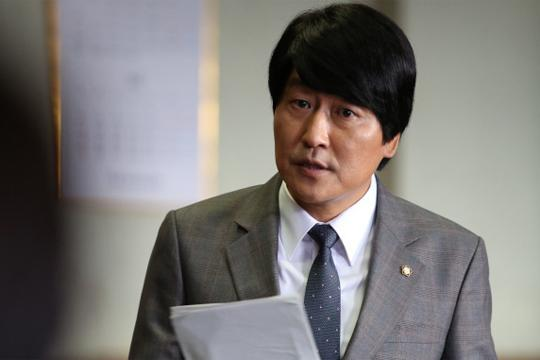
#> input picture 4_Python-II/workspace/chap04_Numpy/images/test1.jpg, 540 x 360 px, found by its file name
$ python step06_image_resize.py
#> lines starting #> are read from the running program, lines starting #| are printed output that depends on the picture
# -*- coding: utf-8 -*-
"""
reshape vs resize
  - reshape : 모양 변경
  - resize : 크기 변경
    ex) images -> 120x150 규격화 -> model

image 규격화 : 실습
"""

from glob import glob # file 검색 패턴 사용
#(문자열 경로, *.jpg 이런 패턴을 활용하여 특정 파일 선정 가능)
from PIL import Image # image file read
#PIL(python image library)은 아나콘다에서 제공하는 패키지라 설치 안해도 된다.
import numpy as np
import matplotlib.pyplot as plt # 이미지 시각화

# 1개 image file open

#Spyder경로를 C:\ITWILL\4_Python-II\workspace로 해놓은 상태에서
path = "./chap04_Numpy"
file = path + '/images/test1.jpg'

img = Image.open(file) #image file read
#> img is the input picture: PIL image 540x360 RGB; mean R, G, B 123.9, 120.6, 118.6
type(img) #PIL.JpegImagePlugin.JpegImageFile
np.shape(img) #(360, 540, 3) -> (120, 150, 3)
plt.imshow(img)

img_re = img.resize(  (150, 120)  ) # w,h 세로사이즈랑 가로 사이즈 순서를 변경해줘야한다.
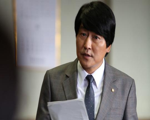
#> img_re: PIL image 150x120 RGB; mean R, G, B 123.9, 120.6, 118.6
np.shape(img_re) #(120, 150, 3)
plt.imshow(img_re) # 해상도가 떨어진 것을 볼 수 있다.

#PIL -> numpy
type(img_re) #PIL.Image.Image
img_arr = np.asarray(img)
img_arr.shape #(360, 540, 3)
type(img_arr) #numpy.ndarray

# 여러 장의 image resize 함수
def imageResize() :
    img_h = 120 # 세로 픽셀
    img_w = 150 # 가로 픽셀

    image_resize = [] # 규격화된 image 저장

    # glob: file 패턴
    for file in glob(path + '/images/' + '*.jpg'):
        # test1.jpg -> test2.jpg, ...
        img = Image.open(file) # image file read
        print(np.shape(img)) # image shape
#| (360, 540, 3)

        # PIL -> resize
        img = img.resize( (img_w, img_h) ) # w, h
        # PIL -> numpy
        img_data = np.asarray(img)

        # resize image save
        image_resize.append(img_data)
        print(file, ':', img_data.shape) # image shape
#| 4_Python-II/workspace/chap04_Numpy/images/test1.jpg : (120, 150, 3)
#> pass 2 of the loop in imageResize, `for file in glob(path + '/images/' + '*.jpg'):`:
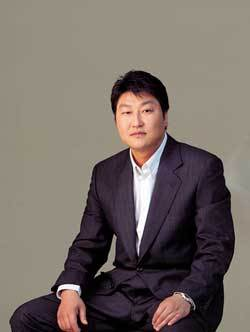
#> input picture 4_Python-II/workspace/chap04_Numpy/images/test2.jpg, 250 x 332 px
#> in imageResize, img is the input picture: PIL image 250x332 RGB; mean R, G, B 117.4, 107.3, 101.5
#| (332, 250, 3)
#> in imageResize, `img = img.resize( (img_w, img_h) )`:
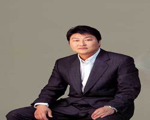
#> img: PIL image 150x120 RGB; mean R, G, B 117.4, 107.3, 101.5
#| 4_Python-II/workspace/chap04_Numpy/images/test2.jpg : (120, 150, 3)

    return np.array(image_resize) #list -> numpy


image_resize = imageResize()
'''
(360, 540, 3) : test1.jpg
./chap04_Numpy/images\test1.jpg : (120, 150, 3)
(332, 250, 3) : test2.jpg
./chap04_Numpy/images\test2.jpg : (120, 150, 3)
'''

image_resize.shape
#(2, 120, 150, 3) (이미지 수, 세로 픽셀, 가로 픽셀, 컬러)

image_resize[0].shape #첫번째 이미지를 보겠다는 뜻 (120, 150, 3)
image_resize[1].shape #두번째 이미지를 보겠다는 뜻 (120, 150, 3)
#안의 픽셀값은 다르지만 사이즈는 같은 것을 알 수 있다.

# image 보기
plt.imshow(image_resize[0])
plt.imshow(image_resize[1])
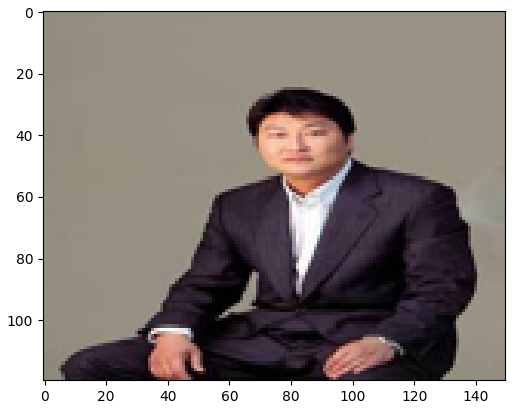
#> figure drawn by matplotlib, 1 panel
